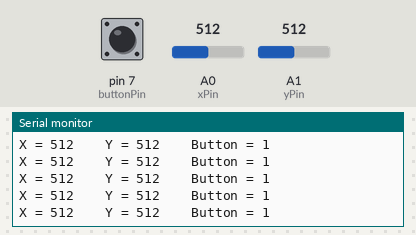
This sketch was run on a simulated Arduino Uno, built with avr-gcc and run on an emulated ATmega328P. Parts: the last lines printed to the serial monitor. The test bench sets the inputs (shaded band); at power-on: A1 (yPin) = 512, pin 7 (buttonPin) HIGH, A0 (xPin) = 512.

Above: at 5.7 s.
5.8 s: A1 (yPin) set to 1007
At 5.85 s:
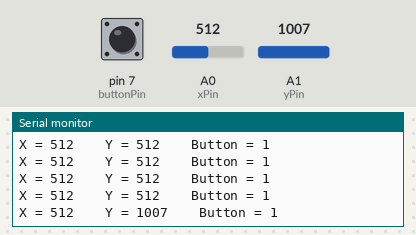
8.8 s: A1 (yPin) set to 984
At 8.88 s:
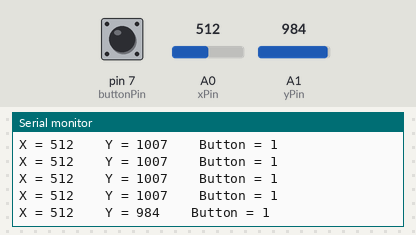
Timing chart, 0 to 11.8 s (numbered marks = the images above; inputs shaded):
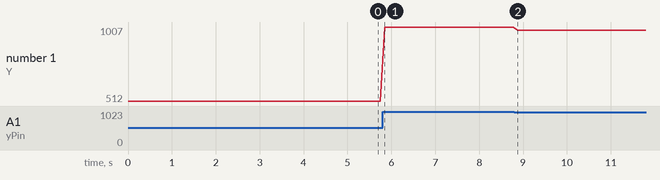

The sketch:

joystick_tester.ino
```cpp
int xPin = A0;
int yPin = A1;
int buttonPin = 7;

void setup() {
  pinMode(buttonPin, INPUT_PULLUP);
  Serial.begin(9600);
}

void loop() {
  int xVal = analogRead(xPin);
  int yVal = analogRead(yPin);
  int buttonVal = digitalRead(buttonPin);

  Serial.print("X = ");
  Serial.print(xVal);

  Serial.print("    Y = ");
  Serial.print(yVal);

  Serial.print("    Button = ");
  Serial.println(buttonVal);

  delay(100);
}
```

Measured:
- after the input at 5.8 s, the serial monitor: prints a new line after 0.05 s (image 1)
- after the input at 8.8 s, the serial monitor: prints a new line after 0.07 s (image 2)
- plotted number 1: 512 → 1007 after the input at 5.8 s, 1007 → 984 after the input at 8.8 s
